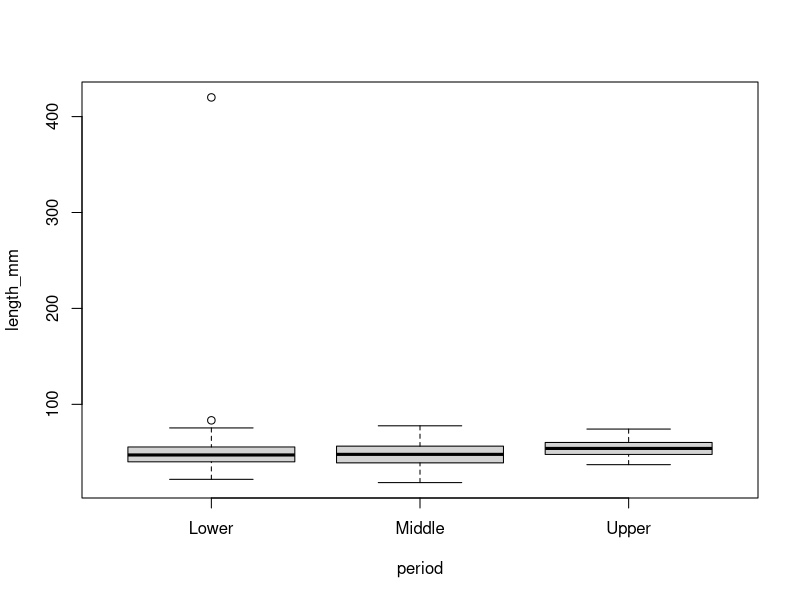
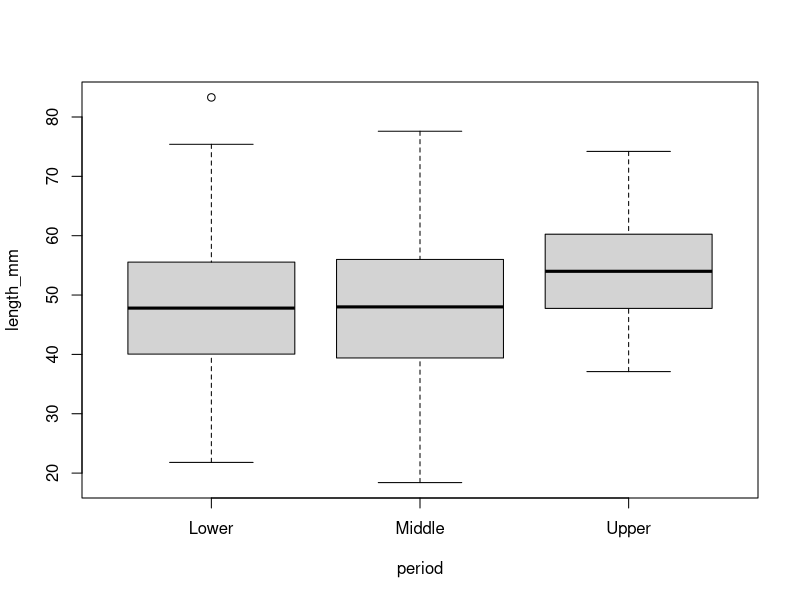

These figures' R source, in order:
# =============================================================================
# LESSON: 02-2 (Data Cleaning)
# =============================================================================
# LEARNING OBJECTIVES:
#   1. Recognise four common categories of "dirty" data in a real dataset
#   2. Apply parse_number(), str_squish(), case_when(), and na_if() to fix
#      each category using the correct verb for the correct problem
#   3. Use a boxplot to visually detect outliers, then filter() them out
#   4. Produce a clean tibble that will be reused for all remaining lessons
#      this week - this is not a throwaway exercise,
#      it is our data pipeline for the rest of the workshop
# =============================================================================

library(tidyverse)

# WHY: students import the RAW file here, not a pre-cleaned one. Real
#      archaeological datasets - whether from your own fieldwork or a
#      legacy recording sheet inherited from a previous project - almost
#      never arrive ready to analyse. Learning to recognise and fix specific
#      categories of "dirt" is as core a skill as running a statistical test.
lithics_raw <- read_csv("data/lithics_raw.csv")

# INTERPRETATION: glimpse() shows length_mm, weight_g, thickness_mm,
# platform_mm, and giur all imported as <chr> (character) rather than <dbl>
# (double) - that is the first clue something is wrong. Numeric measurements
# should never import as text. This single observation is the entry point
# into the whole lesson.
glimpse(lithics_raw) # note chr and dbl

# =============================================================================
# PROBLEM 1: units suffixed onto numbers ("42.3mm", "12.6 g")
# =============================================================================
# WHY: digital calipers and some recording apps export measurements with the
#      unit attached as text. R correctly refuses to treat "42.3mm" as a
#      number, because it isn't one - it's a string that CONTAINS a number.
# FIX: parse_number() extracts the first numeric pattern from a string and
#      discards everything else (letters, units, currency symbols, etc).

lithics_step1 <- lithics_raw |>
  mutate(
    length_mm = parse_number(length_mm),
    platform_mm = parse_number(platform_mm),
    weight_g  = parse_number(weight_g)) |> 
  mutate(elongation = length_mm / width_mm) # so we can see this change

# INTERPRETATION: length_mm and weight_g are now <dbl>. Note thickness_mm,
# platform_mm, and giur are STILL <chr> - parse_number() only fixes the
# columns we apply it to. This is intentional: those three columns have a
# DIFFERENT problem (sentinel missing-value codes, Problem 4 below) that
# needs to be handled with care, not blindly parsed.

# =============================================================================
# PROBLEM 2: inconsistent whitespace in raw_material
# =============================================================================
# WHY: copy-pasting between spreadsheet cells or quick field-typing
#      introduces leading, trailing, or doubled internal spaces. "Chert" and
#      "  Chert  " look identical printed to a console but are NOT equal as
#      strings, which silently breaks any filter(raw_material == "Chert").
# FIX: str_squish() trims leading/trailing whitespace AND collapses repeated
#      internal whitespace down to a single space, in one call.

lithics_step2 <- lithics_step1 |>
  mutate(raw_material = str_squish(raw_material))

# INTERPRETATION: count distinct values before/after to SEE the fix working,
# rather than just trusting it happened.
lithics_step1 |> distinct(raw_material)   # whitespace variants still visible
lithics_step2 |> distinct(raw_material)   # whitespace collapsed, but case/typo remain

# =============================================================================
# PROBLEM 3: inconsistent capitalisation + one genuine typo
# =============================================================================
# WHY: across a field season, different recorders have different habits
#      (some always capitalise, some don't), and any dataset of meaningful
#      size will contain at least one genuine typo. Lowercasing fixes the
#      FIRST problem but cannot fix the SECOND - a typo is not a casing
#      issue, it is a different spelling entirely, and needs an explicit
#      lookup/recode step.
# FIX: str_to_lower() normalises case. case_when() then acts as an explicit,
#      auditable lookup table for anything that still doesn't match a known
#      category - in this dataset, the typo "chrt" cannot be confidently
#      assigned to "basic chert" or "fine chert", so the honest choice is to
#      convert it to NA rather than guess.

lithics_step3 <- lithics_step2 |>
  mutate(raw_material = str_to_lower(raw_material)) |>
  mutate(raw_material = str_to_title(raw_material))   # restore display case

# INTERPRETATION: this is a genuine archaeological judgment call, not just a
# coding exercise. A rushed field note reading "chrt" doesn't tell us
# whether the original recorder meant basic or fine chert. Converting to NA
# is the conservative, defensible choice - it preserves the artefact's
# OTHER measurements while honestly admitting we don't know its material
# grade. Guessing (e.g. always assigning to the more common category) would
# introduce a silent, undocumented bias into every later analysis.
lithics_step3 |> count(raw_material)

# =============================================================================
# PROBLEM 4: outliers and physically impossible values
# =============================================================================
# WHY: distinct from formatting/sentinel issues - these are DATA ENTRY
#      errors that produce values which are technically numeric and
#      technically "present", but archaeologically impossible or wildly
#      implausible. The correct workflow is ALWAYS look first, then act -
#      never filter() blindly on a threshold you haven't visually justified.
# FIX: visualise with a boxplot to SEE which points are flagged as extreme,
#      confirm they are implausible (not just unusual), then filter() them
#      out explicitly - never silently.

# WHY THIS PLOT: a boxplot is the right tool here because it shows the
# distribution shape AND flags points beyond 1.5*IQR automatically - exactly
# the visual signal that should make a student stop and look closer. Don't use 
# ggplot yet, show base plot first, then ggplot is the upgrade
boxplot(length_mm ~ period, data = lithics_step3) # repeat for weight_g, thickness, giur

# INTERPRETATION: one point near 420mm is not just an outlier relative to
# its period - it is larger than almost any unmodified flake in the
# Palaeolithic record. This is very likely a decimal-place data entry slip
# (42.0mm typed as 420.0mm), not a real giant flake.

lithics_clean <- lithics_step3 |>
  filter(
    length_mm < 200,        # no unmodified flake in this assemblage exceeds
    weight_g < 500,           # no flake this size/density combination should
    thickness_mm > 0,        # approach 500g - flags the transposed-weight row
    giur <= 1)

# INTERPRETATION: compare row counts before/after filter() to quantify how
# much was removed - this number should be SMALL (a handful of rows out of
# 300). If a filter() step ever removes a large fraction of the dataset,
# that is a sign the threshold is wrong, not that the data is that bad.
# nrow(lithics_step3) - nrow(lithics_clean)

# recheck the plot to confirm that 
boxplot(length_mm ~ period, data = lithics_clean)

# =============================================================================
# FINAL CHECK: confirm the cleaned tibble is ready for the remaining lessons
# =============================================================================
# INTERPRETATION: every measurement column should now show <dbl>, every
# categorical column should show <fct>, and there should be no remaining
# "-999" or stray whitespace anywhere. This is the exact tibble used for
# every statistical test and plot for the rest of the workshop.
glimpse(lithics_clean)

write_csv(lithics_clean, "data/lithics_clean.csv")
